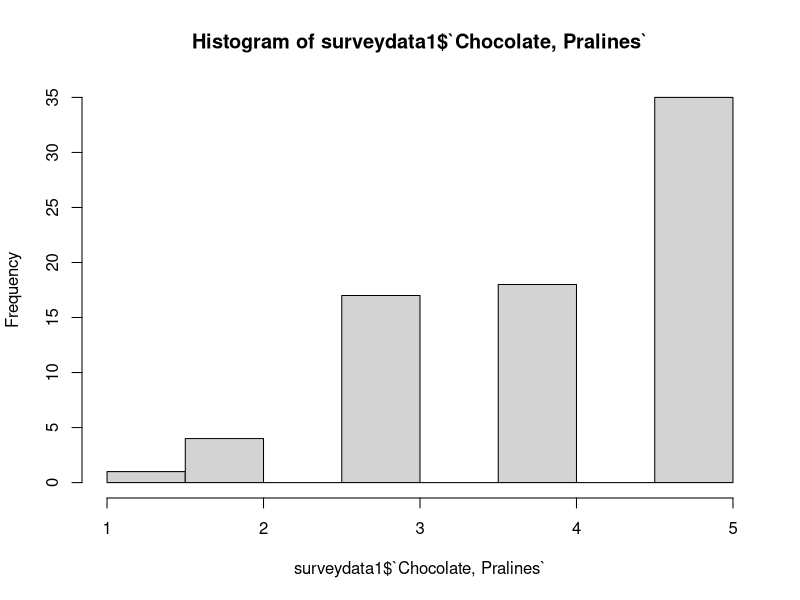
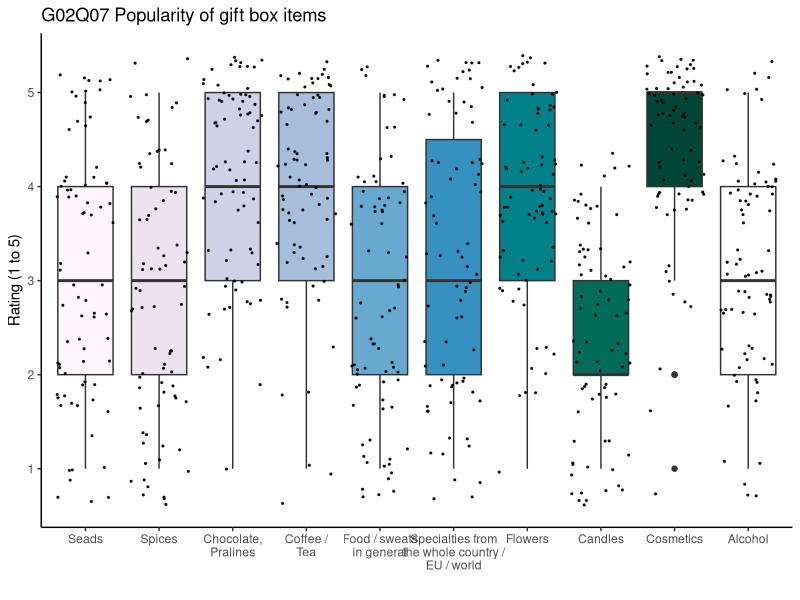
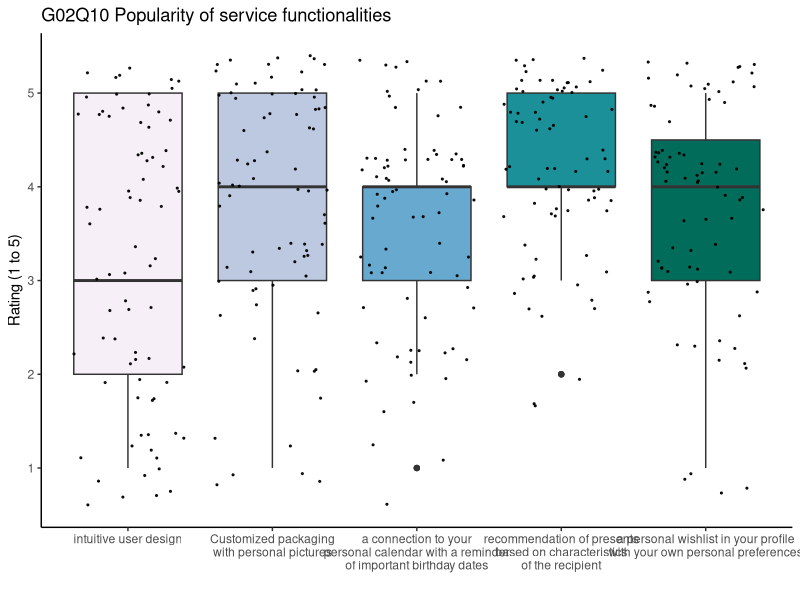
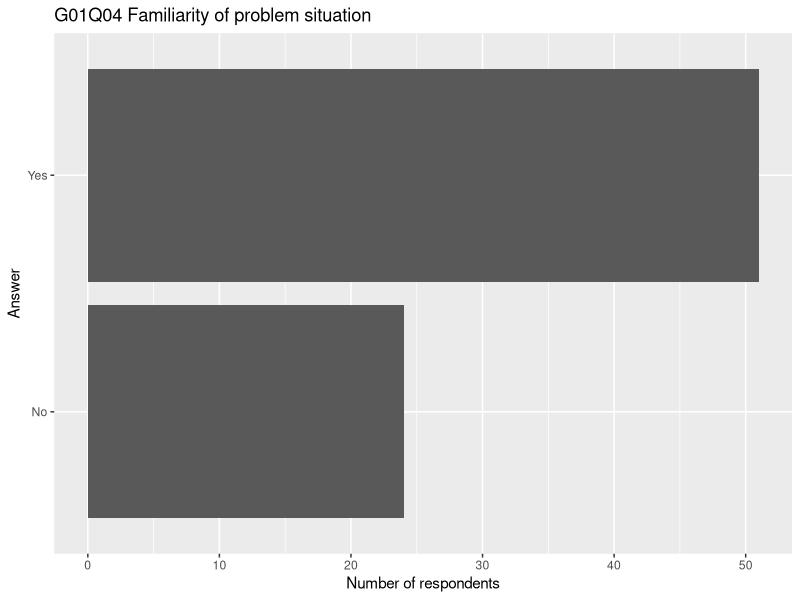

Write the R code that produced these figures, in order.
#######################################
#                                     #
#            gift giving              #
#          survey analysis            #
#                                     #
#            Thomas FROST             #
#           Antonia GERKEN            #
#           Anita LINDBERG            #
#             Diane OWIN              #
#                                     #
#       emlyon business school        #
#                                     #
#       https://lyonexchange.fr       #
#     gift-giving@lyonexchange.fr     #
#                                     #
#######################################



# 00 - Setup #############################

# setwd("~/Studium/Master/Module/5A2M21 Advanced Topics in Digital Marketing/Gruppenarbeit/GiftGiving")

# install.packages("tidyverse")
# install.packages("fastDummies")
# install.packages("openxlsx")
# install.packages("data.table")


library(tidyverse)
library(fastDummies)
library(openxlsx)
library(data.table)


# 01 - Read data #########################

surveydata <- read_csv(file = "results-survey282822_20211009-1210.csv")

# 02 - Clean data #########################

# delete incomplete answers
surveydata <- filter(surveydata, !is.na(submitdate))

# delete answer where control question is wrong
surveydata <- surveydata[surveydata$`G02Q10[SQ053]`  == 4, ]

# remove control question
surveydata1 <- subset(surveydata, select = -c(`G02Q10[SQ053]`) )

# remove time stamp
surveydata1 <- subset(surveydata1, select = -c(submitdate) )

# rename categorical columns----
oldnames <-  c('G01Q04','G01Q17', 'G01Q18', 'G01Q19', 'G01Q05', 'G02Q02','G03Q03', 'G03Q13', 'G03Q14',
             'G03Q15','G03Q16')
newnames <-  c('situation_fit','last_minute', 'remb_bday', 'online_gift', 
             'suitablegift','services_fit','age', 'gender', 'student', 'profession','country')
for(i in 1:length(newnames)) names(surveydata1)[names(surveydata1) == oldnames[i]] = newnames[i]

# rename G02Q07 ----

# How suitable are the following items in your opinion for an individualized gift box? 
# Consider as criteria the probability of sending a box with this to someone else by yourself 
# and how much you would find it a good gift if you would receive it yourself. 
# Consider 1 as a bad gift and 5 as the best possible option.

gifts_numbers <- c('G02Q07[SQ001]', 'G02Q07[SQ012]','G02Q07[SQ022]','G02Q07[SQ032]','G02Q07[SQ042]',
                   'G02Q07[SQ052]','G02Q07[SQ062]','G02Q07[SQ072]','G02Q07[SQ082]','G02Q07[SQ092]')
gifts_names <- c('Seads', 'Spices', 'Chocolate, Pralines', 'Coffee / Tea', 'Food / sweats in general', 
                 'Specialties from the whole country / EU / world', 'Flowers', 'Candles', 'Cosmetics', 
                 'Alcohol')
for(i in 1:length(gifts_names)) names(surveydata1)[names(surveydata1) == gifts_numbers[i]] = gifts_names[i]

# rename G01Q06 -----

# What do you usually give your friends (who do not live close to you) for their birthday?
gifts_numbers2 <- c('G01Q06[SQ001]', 'G01Q06[SQ002]', 'G01Q06[SQ003]', 'G01Q06[SQ004]', 'G01Q06[SQ005]')
gifts_names2 <- c('package', 'post_card','flowers', 'nothing_no_change','nothing_want_change')
for(i in 1:length(gifts_names2)) names(surveydata1)[names(surveydata1) == gifts_numbers2[i]] = gifts_names2[i]

# recode yes/no to 1/0 as dummies
surveydata1 <- dummy_cols(surveydata1, select_columns = gifts_names2, remove_selected_columns = TRUE)
# delete douplicated columns
surveydata1 <- subset(surveydata1, select = - c(package_No, post_card_No, flowers_No,
                                                nothing_no_change_No,nothing_want_change_No))

# rename G02Q10 ----

# Imagine that this service wants to help you not only for sending gifts to others but also
# wants to be your central point for all matters related to gifts. Which of the following 
# functionalities should the platform provide to be useful for you?(1 = not important at all
# and 5 = really important)
gifts_numbers3 <- c('G02Q10[SQ012]','G02Q10[SQ022]','G02Q10[SQ032]','G02Q10[SQ042]',
                    'G02Q10[SQ052]')
gifts_names3 <- c('Int_User_Design', 'Customized_packaging','per_calendar',
                  'recommendation','wishlist')
for(i in 1:length(gifts_names3)) names(surveydata1)[names(surveydata1) == gifts_numbers3[i]] = gifts_names3[i]


# recode variables in dummies ----

# situation_fit (G01Q04): yes = 1, last_minute (G01Q17): last min = 1, 
# hard_remb_bday(G01Q18): hard to remb = 1,; online_gift(G01Q19): yes = 1; 
# suitablegift (G01Q05): hard = yes = 1; services_fit (G02Q02): yes = 1;
# gender (G03Q13): male = 1; student (G03Q14): yes = 1;

# might adding age and country to the dummy list ?

dummy_var <- c('situation_fit','last_minute', 'remb_bday', 'online_gift', 
               'suitablegift','services_fit', 'gender', 'student')

surveydata1 <- dummy_cols(surveydata1, select_columns = dummy_var, remove_selected_columns = TRUE)

# delete douplicated columns
surveydata1 <- subset(surveydata1, select = - c(situation_fit_No, remb_bday_No,online_gift_No, 
                                                suitablegift_No, services_fit_No, 
                                                gender_Female, student_No))
# problem with deleting 'last_minute_In advance', because of '.. ..' in it

# Format Factor Variables ----
surveydata1$age <- as.factor(surveydata1$age)
surveydata1$profession <- as.factor(surveydata1$profession)
surveydata1$country <- as.factor(surveydata1$country)

# dummies as numeric 
surveydata1[,24:37] <- sapply(surveydata1[,24:37],as.numeric)


# 03 - Extracting text answers to excel ##############

text_answers <- c('G01Q11', 'G02Q08','G02Q09', 'G02Q12')

answers_G01Q11 <- unique(surveydata1['G01Q11'])
answers_G02Q08 <- unique(surveydata1['G02Q08'])
answers_G02Q09 <- unique(surveydata1['G02Q09'])
answers_G02Q12 <- unique(surveydata1['G02Q12'])

# export as  one excel
list_of_text_answers <- list("G01Q11" = answers_G01Q11, "G02Q08" = answers_G02Q08,
                             "G02Q09" = answers_G02Q09,
                         "G02Q12" = answers_G02Q12)
write.xlsx(list_of_text_answers, file = "survey_open_question_v1.xlsx", overwrite = TRUE)

# deleting open questions from data frame
surveydata1 <- subset(surveydata1, select = - c(G01Q11, G02Q08, G02Q09, G02Q12))

# 04 - Descriptive analysis ##############
summary(surveydata1)

# Plot Histogram of One Variable
hist(surveydata1$`Chocolate, Pralines`)





# 04.01 - popularity of the different gift items (G02Q07) #####
items <- c('Seads', 'Spices', 'Chocolate, Pralines', 'Coffee / Tea', 'Food / sweats in general', 'Specialties from the whole country / EU / world', 'Flowers', 'Candles', 'Cosmetics', 'Alcohol')
labels <- c('Seads', 'Spices', 'Chocolate,\nPralines', 'Coffee /\nTea', 'Food / sweats\nin general', 'Specialties from\nthe whole country /\nEU / world', 'Flowers', 'Candles', 'Cosmetics', 'Alcohol')

giftitems <- reshape(as.data.frame(surveydata[15:24]), times = items,
                     timevar = "gift", direction = "long",
                     varying = 1:10, v.names = "rating", idvar = "participant")

rownames(giftitems) <- 1:nrow(giftitems)
giftitems$gift <- as.factor(giftitems$gift)

itemsplot <- ggplot(giftitems, aes(x = gift, y = rating, fill = gift)) +
  theme_classic() +
  geom_boxplot() +
  geom_jitter(color="black", size=0.4, alpha=0.9) +
  ylab("Rating (1 to 5)") +
  xlab("") +
  ggtitle("G02Q07 Popularity of gift box items") +
  scale_x_discrete(labels= labels) +
  theme(legend.position="none") +
  scale_fill_brewer(palette="PuBuGn")
itemsplot



# 04.02 - popularity of different site functionalities (G02Q07) #####
functionalities <- c('intuitive user design', 'Customized packaging with personal pictures', 'a connection to your personal calendar with a reminder of important birthday dates', 'recommendation of presents based on characteristics of the recipient', 'a personal wishlist in your profile with your own personal preferences to help others finding the perfect gift for you (milk or dark chocolate, coffee or tea, ...)')
func_labels <- c('intuitive user design', 'Customized packaging\nwith personal pictures', 'a connection to your\npersonal calendar with a reminder\nof important birthday dates', 'recommendation of presents\nbased on characteristics\nof the recipient', 'a personal wishlist in your profile\nwith your own personal preferences')

func <- reshape(as.data.frame(surveydata[c(27:29, 31:32)]), times = functionalities,
                     timevar = "functionality", direction = "long",
                     varying = 1:5, v.names = "rating", idvar = "participant")

rownames(func) <- 1:nrow(func)
func$functionality <- as.factor(func$functionality)

funcplot <- ggplot(func, aes(x = functionality, y = rating, fill = functionality)) +
  theme_classic() +
  geom_boxplot() +
  geom_jitter(color="black", size=0.4, alpha=0.9) +
  ylab("Rating (1 to 5)") +
  xlab("") +
  ggtitle("G02Q10 Popularity of service functionalities") +
  scale_x_discrete(labels= func_labels) +
  theme(legend.position="none") +
  scale_fill_brewer(palette="PuBuGn")
funcplot



# 04.03 - Some simple percentages #############

# Format yes/no answer as Factor Variable
surveydata$G01Q04 <- as.factor(surveydata$G01Q04)


# Show percentage of the two answers
summary(surveydata$G01Q04)/nrow(surveydata)



# Share of early / late buyers
surveydata$G01Q17 <- as.factor(surveydata$G01Q17)
summary(surveydata$G01Q17)/nrow(surveydata)


# plot a simple bar diagram
plot <- ggplot(surveydata) +
  geom_bar(aes(x = G01Q04)) +
  ylab("Number of respondents") +
  xlab("Answer") +
  ggtitle("G01Q04 Familiarity of problem situation") +
  coord_flip()
plot
